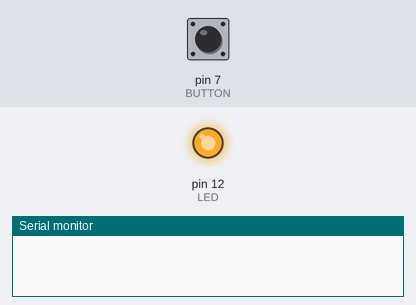
Recording of a sketch running on a simulated Arduino Uno, built with avr-gcc and run on an emulated ATmega328P. Shown: output pins drawn as LEDs (lit = HIGH), the last lines printed to the serial monitor. The test bench sets the inputs (shaded band); at power-on: pin 7 (BUTTON) HIGH.

Above: at 1.3 s.
1.4 s: pin 7 (BUTTON) pulled LOW for 3.2 s
At 2.7 s:
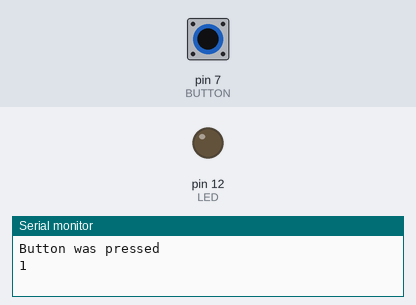
Timing chart, 0 to 7.5 s (numbered marks = the images above; inputs shaded):
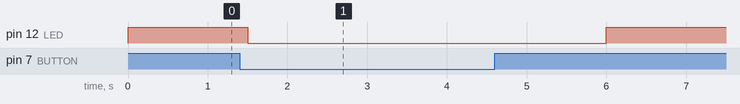

Measured:
- after the input at 1.4 s, pin 12 (LED): HIGH → LOW after 0.10 s, → HIGH 4.5 s later

The sketch:

Demonstrating_INPUT_Project_4_withButton.ino
```cpp
#define LED 12
#define BUTTON 7
int count = 1;

void setup() {
  // put your setup code here, to run once:
pinMode(LED, OUTPUT);
pinMode(BUTTON, INPUT);
Serial.begin(9600);
}

void loop() {
  // put your main code here, to run repeatedly:

if (digitalRead(BUTTON) == LOW) {
  Serial.println("Button was pressed");
  Serial.println(count);
  delay(1500);
  count = count +1;
}

if (digitalRead(BUTTON) == HIGH) {
  digitalWrite(LED, HIGH);
  delay(500);
  digitalWrite(LED,LOW);

  }

}
```
